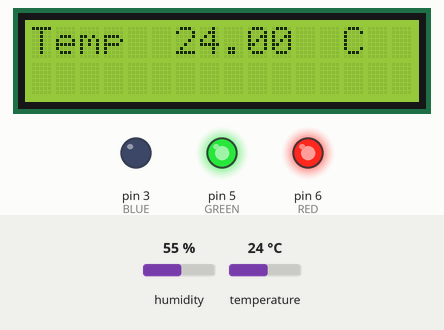
The sketch below on a simulated Arduino Uno, built with avr-gcc and run on an emulated ATmega328P. Shown: 16×2 character LCD, output pins drawn as LEDs (lit = HIGH). Inputs (shaded band) come from the test bench; at power-on: temperature 24 °C, humidity 55 %. What the sketch prints to the serial monitor is not drawn.

Above: at 5.6 s.
5.7 s: temperature set to 12 °C
At 11.4 s:
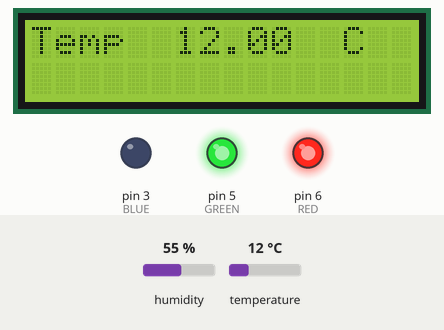
13.2 s: temperature set to 19 °C
At 16.2 s:
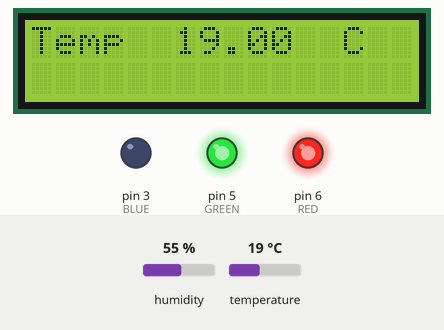
20.7 s: temperature set to 28 °C
At 25.8 s:
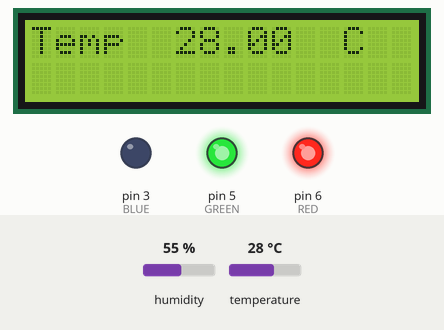
Timing chart, 0 to 27.3 s (numbered marks = the images above; inputs shaded):
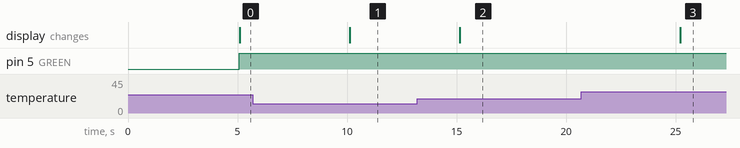

Measured:
- after the input at 5.7 s, the display: changes after 4.4 s (image 1)
- after the input at 13.2 s, the display: changes after 1.9 s (image 2)
- after the input at 20.7 s, the display: changes after 4.5 s (image 3)

The sketch:

project.ino
```cpp
#include "DHT.h" // Requires the DHT library to be installed in your Arduino IDE

#include <LiquidCrystal.h>

// The pin to which the DHT11 data pin is connected
#define DHTPIN 2


#define DHTTYPE DHT11

// PWM pins connected to the RBG of the diode
#define BLUE 3
#define GREEN 5
#define RED 6

// Initializing the DHT sensor object
DHT dht(DHTPIN, DHTTYPE);

// The numbers of the interface pins
LiquidCrystal lcd(7, 8, 9, 10, 11, 12);


void setup() {
  // Serial communication at 9600 baud rate
  Serial.begin(9600);
  Serial.println("DHT11 Humidity and Temperature Sensor");

  // nitializations
  dht.begin();
  pinMode(RED, OUTPUT);
  pinMode(GREEN, OUTPUT);
  pinMode(BLUE, OUTPUT);
  digitalWrite(RED, HIGH);
  digitalWrite(GREEN, LOW);
  digitalWrite(BLUE, LOW);

  // set up the LCD's number of columns and rows
  lcd.begin(16, 2);
  // Print a message to the LCD to test
  lcd.print("Hello, World!");
}

void loop() {
  // Waiting a few seconds between measurements
  delay(5000);

  // Read humidity and temperature
  float h = dht.readHumidity();
  // Read temperature as Celsius
  float t = dht.readTemperature();

  // Check if any reads failed and exit early (to try again)
  if (isnan(h) || isnan(t)) {
    Serial.println("Failed to read from DHT sensor!");
    return;
  }

  // Print temperature and humidity to the serial monitor
  Serial.print("Humidity: ");
  Serial.print(h);
  Serial.print(" %\t");
  Serial.print("Temperature: ");
  Serial.print(t);
  Serial.println(" *C");

  // Different LED color based on the temperature
  if (t > 23.89){
    if (t > 25.56){
        analogWrite(RED, 255);
    } else {
      analogWrite(RED, 255);
      analogWrite(GREEN, 255);
    }
  } else {
    analogWrite(GREEN, 255);
  }

  // Display Temperature in C
  lcd.setCursor(0, 0);
  lcd.print("Temp         C  ");
  lcd.setCursor(6, 0);
  // Display Temperature in C
  lcd.print(t);


}
```
